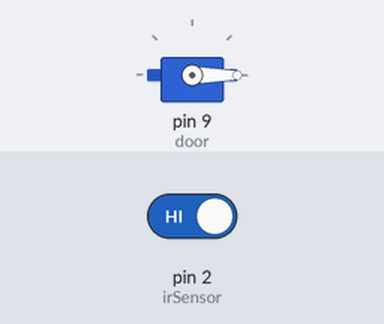
The sketch below on a simulated Arduino Uno, built with avr-gcc and run on an emulated ATmega328P. On the bench: servo. The inputs (shaded band) are chosen by the test bench; at power-on: pin 2 (irSensor) HIGH.

Above: at 1.2 s.
1.3 s: pin 2 (irSensor) driven LOW
At 2.3 s:
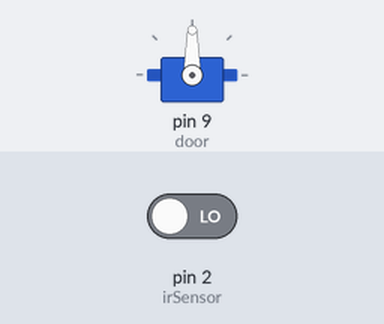
2.8 s: pin 2 (irSensor) driven HIGH
At 3.5 s:
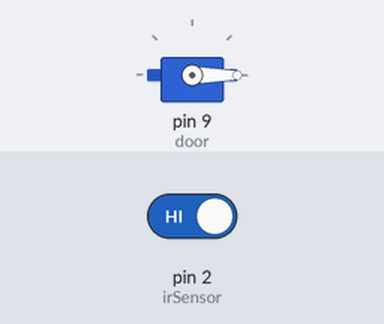
Timing chart, 0 to 5.8 s (numbered marks = the images above; inputs shaded):
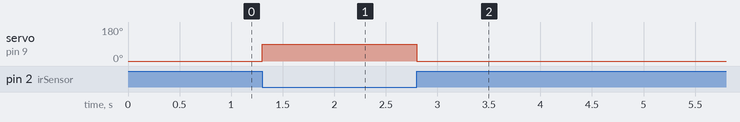

The sketch:

Temperature_Sensor_Fan.ino
```cpp
#include<Servo.h>
Servo door;

int irSensor = 2;

void setup()
{
  door.attach(9);
  pinMode(irSensor, INPUT);
  door.write(0);
}

void loop()
{
  if(digitalRead(irSensor) == LOW)   // object detected
  {
    door.write(90);                  // keep open
  }
  else
  {
    door.write(0);                   // close
  }
}
```

Measured:
- after the input at 1.3 s, servo on pin 9 (door): 0° → 90° at once
- after the input at 2.8 s, servo on pin 9 (door): 90° → 0° at once
